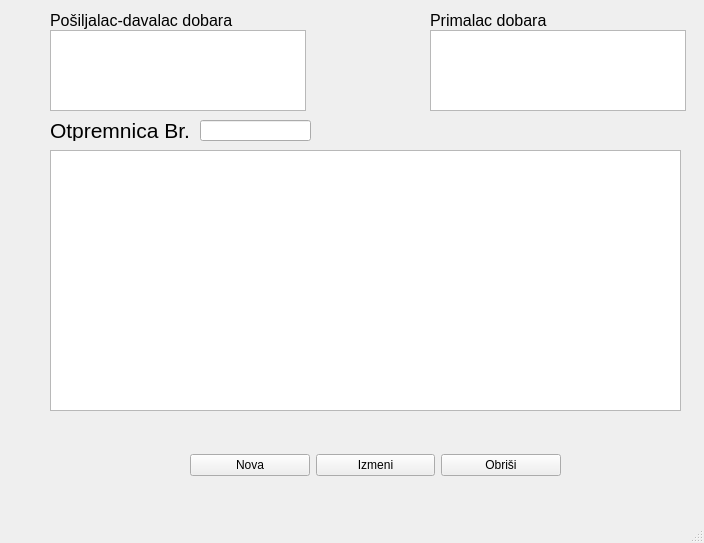
<?xml version="1.0" encoding="UTF-8"?>
<ui version="4.0">
 <class>FormaOtpremnica</class>
 <widget class="QMainWindow" name="FormaOtpremnica">
  <property name="geometry">
   <rect>
    <x>0</x>
    <y>0</y>
    <width>704</width>
    <height>543</height>
   </rect>
  </property>
  <property name="minimumSize">
   <size>
    <width>704</width>
    <height>543</height>
   </size>
  </property>
  <property name="windowTitle">
   <string>Otpremnica</string>
  </property>
  <widget class="QWidget" name="centralwidget">
   <widget class="QLabel" name="label">
    <property name="geometry">
     <rect>
      <x>50</x>
      <y>120</y>
      <width>181</width>
      <height>21</height>
     </rect>
    </property>
    <property name="font">
     <font>
      <pointsize>16</pointsize>
     </font>
    </property>
    <property name="text">
     <string>Otpremnica Br.</string>
    </property>
   </widget>
   <widget class="QLineEdit" name="brojOtpremnice">
    <property name="geometry">
     <rect>
      <x>200</x>
      <y>120</y>
      <width>111</width>
      <height>21</height>
     </rect>
    </property>
   </widget>
   <widget class="QLabel" name="label_2">
    <property name="geometry">
     <rect>
      <x>50</x>
      <y>10</y>
      <width>211</width>
      <height>21</height>
     </rect>
    </property>
    <property name="font">
     <font>
      <pointsize>12</pointsize>
     </font>
    </property>
    <property name="text">
     <string>Pošiljalac-davalac dobara</string>
    </property>
   </widget>
   <widget class="QLabel" name="label_3">
    <property name="geometry">
     <rect>
      <x>430</x>
      <y>10</y>
      <width>211</width>
      <height>21</height>
     </rect>
    </property>
    <property name="font">
     <font>
      <pointsize>12</pointsize>
     </font>
    </property>
    <property name="text">
     <string>Primalac dobara</string>
    </property>
   </widget>
   <widget class="QWidget" name="layoutWidget">
    <property name="geometry">
     <rect>
      <x>190</x>
      <y>430</y>
      <width>371</width>
      <height>71</height>
     </rect>
    </property>
    <layout class="QHBoxLayout" name="horizontalLayout">
     <item>
      <widget class="QPushButton" name="nova">
       <property name="text">
        <string>Nova</string>
       </property>
      </widget>
     </item>
     <item>
      <widget class="QPushButton" name="izmeni">
       <property name="text">
        <string>Izmeni</string>
       </property>
      </widget>
     </item>
     <item>
      <widget class="QPushButton" name="obrisi">
       <property name="text">
        <string>Obriši</string>
       </property>
      </widget>
     </item>
    </layout>
   </widget>
   <widget class="QTableWidget" name="tabelaPosiljalac">
    <property name="geometry">
     <rect>
      <x>50</x>
      <y>30</y>
      <width>256</width>
      <height>81</height>
     </rect>
    </property>
   </widget>
   <widget class="QTableWidget" name="tabelaPrimalac">
    <property name="geometry">
     <rect>
      <x>430</x>
      <y>30</y>
      <width>256</width>
      <height>81</height>
     </rect>
    </property>
   </widget>
   <widget class="QTableView" name="tabelaOtpremnica">
    <property name="geometry">
     <rect>
      <x>50</x>
      <y>150</y>
      <width>631</width>
      <height>261</height>
     </rect>
    </property>
   </widget>
  </widget>
  <widget class="QMenuBar" name="menubar">
   <property name="geometry">
    <rect>
     <x>0</x>
     <y>0</y>
     <width>704</width>
     <height>21</height>
    </rect>
   </property>
  </widget>
  <widget class="QStatusBar" name="statusbar"/>
 </widget>
 <resources/>
 <connections/>
</ui>
